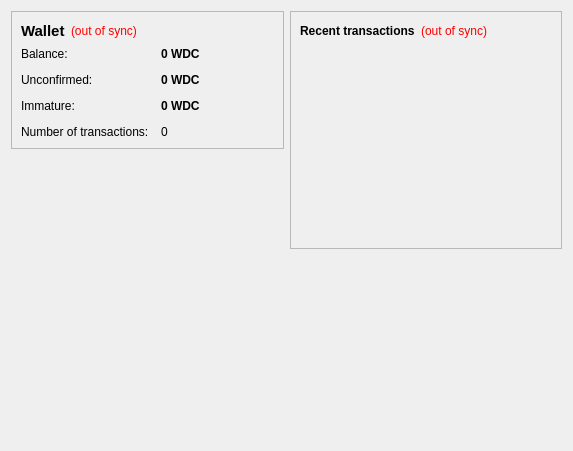
<?xml version="1.0" encoding="UTF-8"?>
<ui version="4.0">
 <class>OverviewPage</class>
 <widget class="QWidget" name="OverviewPage">
  <property name="geometry">
   <rect>
    <x>0</x>
    <y>0</y>
    <width>573</width>
    <height>451</height>
   </rect>
  </property>
  <property name="windowTitle">
   <string>Form</string>
  </property>
  <layout class="QHBoxLayout" name="horizontalLayout" stretch="1,1">
   <item>
    <layout class="QVBoxLayout" name="verticalLayout_2">
     <item>
      <widget class="QFrame" name="frame">
       <property name="frameShape">
        <enum>QFrame::StyledPanel</enum>
       </property>
       <property name="frameShadow">
        <enum>QFrame::Raised</enum>
       </property>
       <layout class="QVBoxLayout" name="verticalLayout_4">
        <item>
         <layout class="QHBoxLayout" name="horizontalLayout_4">
          <item>
           <widget class="QLabel" name="label_5">
            <property name="font">
             <font>
              <pointsize>11</pointsize>
              <weight>75</weight>
              <bold>true</bold>
             </font>
            </property>
            <property name="text">
             <string>Wallet</string>
            </property>
           </widget>
          </item>
          <item>
           <widget class="QLabel" name="labelWalletStatus">
            <property name="toolTip">
             <string>The displayed information may be out of date. Your wallet automatically synchronizes with the 42 network after a connection is established, but this process has not completed yet.</string>
            </property>
            <property name="styleSheet">
             <string notr="true">QLabel { color: red; }</string>
            </property>
            <property name="text">
             <string notr="true">(out of sync)</string>
            </property>
            <property name="alignment">
             <set>Qt::AlignLeading|Qt::AlignLeft|Qt::AlignVCenter</set>
            </property>
           </widget>
          </item>
          <item>
           <spacer name="horizontalSpacer_2">
            <property name="orientation">
             <enum>Qt::Horizontal</enum>
            </property>
            <property name="sizeHint" stdset="0">
             <size>
              <width>40</width>
              <height>20</height>
             </size>
            </property>
           </spacer>
          </item>
         </layout>
        </item>
        <item>
         <layout class="QFormLayout" name="formLayout_2">
          <property name="fieldGrowthPolicy">
           <enum>QFormLayout::AllNonFixedFieldsGrow</enum>
          </property>
          <property name="horizontalSpacing">
           <number>12</number>
          </property>
          <property name="verticalSpacing">
           <number>12</number>
          </property>
          <item row="0" column="0">
           <widget class="QLabel" name="label">
            <property name="text">
             <string>Balance:</string>
            </property>
           </widget>
          </item>
          <item row="0" column="1">
           <widget class="QLabel" name="labelBalance">
            <property name="font">
             <font>
              <weight>75</weight>
              <bold>true</bold>
             </font>
            </property>
            <property name="cursor">
             <cursorShape>IBeamCursor</cursorShape>
            </property>
            <property name="toolTip">
             <string>Your current balance</string>
            </property>
            <property name="text">
             <string notr="true">0 WDC</string>
            </property>
            <property name="textInteractionFlags">
             <set>Qt::LinksAccessibleByMouse|Qt::TextSelectableByKeyboard|Qt::TextSelectableByMouse</set>
            </property>
           </widget>
          </item>
          <item row="1" column="0">
           <widget class="QLabel" name="label_3">
            <property name="text">
             <string>Unconfirmed:</string>
            </property>
           </widget>
          </item>
          <item row="1" column="1">
           <widget class="QLabel" name="labelUnconfirmed">
            <property name="font">
             <font>
              <weight>75</weight>
              <bold>true</bold>
             </font>
            </property>
            <property name="cursor">
             <cursorShape>IBeamCursor</cursorShape>
            </property>
            <property name="toolTip">
             <string>Total of transactions that have yet to be confirmed, and do not yet count toward the current balance</string>
            </property>
            <property name="text">
             <string notr="true">0 WDC</string>
            </property>
            <property name="textInteractionFlags">
             <set>Qt::LinksAccessibleByMouse|Qt::TextSelectableByKeyboard|Qt::TextSelectableByMouse</set>
            </property>
           </widget>
          </item>
          <item row="3" column="0">
           <widget class="QLabel" name="label_2">
            <property name="text">
             <string>Number of transactions:</string>
            </property>
           </widget>
          </item>
          <item row="3" column="1">
           <widget class="QLabel" name="labelNumTransactions">
            <property name="toolTip">
             <string>Total number of transactions in wallet</string>
            </property>
            <property name="text">
             <string notr="true">0</string>
            </property>
           </widget>
          </item>
          <item row="2" column="0">
           <widget class="QLabel" name="labelImmatureText">
            <property name="text">
             <string>Immature:</string>
            </property>
           </widget>
          </item>
          <item row="2" column="1">
           <widget class="QLabel" name="labelImmature">
            <property name="font">
             <font>
              <weight>75</weight>
              <bold>true</bold>
             </font>
            </property>
            <property name="toolTip">
             <string>Mined balance that has not yet matured</string>
            </property>
            <property name="text">
             <string notr="true">0 WDC</string>
            </property>
            <property name="textInteractionFlags">
             <set>Qt::LinksAccessibleByMouse|Qt::TextSelectableByKeyboard|Qt::TextSelectableByMouse</set>
            </property>
           </widget>
          </item>
         </layout>
        </item>
       </layout>
      </widget>
     </item>
     <item>
      <spacer name="verticalSpacer">
       <property name="orientation">
        <enum>Qt::Vertical</enum>
       </property>
       <property name="sizeHint" stdset="0">
        <size>
         <width>20</width>
         <height>40</height>
        </size>
       </property>
      </spacer>
     </item>
    </layout>
   </item>
   <item>
    <layout class="QVBoxLayout" name="verticalLayout_3">
     <item>
      <widget class="QFrame" name="frame_2">
       <property name="frameShape">
        <enum>QFrame::StyledPanel</enum>
       </property>
       <property name="frameShadow">
        <enum>QFrame::Raised</enum>
       </property>
       <layout class="QVBoxLayout" name="verticalLayout">
        <item>
         <layout class="QHBoxLayout" name="horizontalLayout_2">
          <item>
           <widget class="QLabel" name="label_4">
            <property name="text">
             <string>&lt;b&gt;Recent transactions&lt;/b&gt;</string>
            </property>
           </widget>
          </item>
          <item>
           <widget class="QLabel" name="labelTransactionsStatus">
            <property name="toolTip">
             <string>The displayed information may be out of date. Your wallet automatically synchronizes with the 42 network after a connection is established, but this process has not completed yet.</string>
            </property>
            <property name="styleSheet">
             <string notr="true">QLabel { color: red; }</string>
            </property>
            <property name="text">
             <string notr="true">(out of sync)</string>
            </property>
            <property name="alignment">
             <set>Qt::AlignRight|Qt::AlignTrailing|Qt::AlignVCenter</set>
            </property>
           </widget>
          </item>
          <item>
           <spacer name="horizontalSpacer">
            <property name="orientation">
             <enum>Qt::Horizontal</enum>
            </property>
            <property name="sizeHint" stdset="0">
             <size>
              <width>40</width>
              <height>20</height>
             </size>
            </property>
           </spacer>
          </item>
         </layout>
        </item>
        <item>
         <widget class="QListView" name="listTransactions">
          <property name="styleSheet">
           <string notr="true">QListView { background: transparent; }</string>
          </property>
          <property name="frameShape">
           <enum>QFrame::NoFrame</enum>
          </property>
          <property name="verticalScrollBarPolicy">
           <enum>Qt::ScrollBarAlwaysOff</enum>
          </property>
          <property name="horizontalScrollBarPolicy">
           <enum>Qt::ScrollBarAlwaysOff</enum>
          </property>
          <property name="selectionMode">
           <enum>QAbstractItemView::NoSelection</enum>
          </property>
         </widget>
        </item>
       </layout>
      </widget>
     </item>
     <item>
      <spacer name="verticalSpacer_2">
       <property name="orientation">
        <enum>Qt::Vertical</enum>
       </property>
       <property name="sizeHint" stdset="0">
        <size>
         <width>20</width>
         <height>40</height>
        </size>
       </property>
      </spacer>
     </item>
     <item>
      <widget class="QLabel" name="label_7">
       <property name="text">
        <string/>
       </property>
       <property name="pixmap">
        <pixmap resource="../bitcoin.qrc">:/icons/bitcoin</pixmap>
       </property>
      </widget>
     </item>
    </layout>
   </item>
  </layout>
 </widget>
 <resources>
  <include location="../bitcoin.qrc"/>
 </resources>
 <connections/>
</ui>
